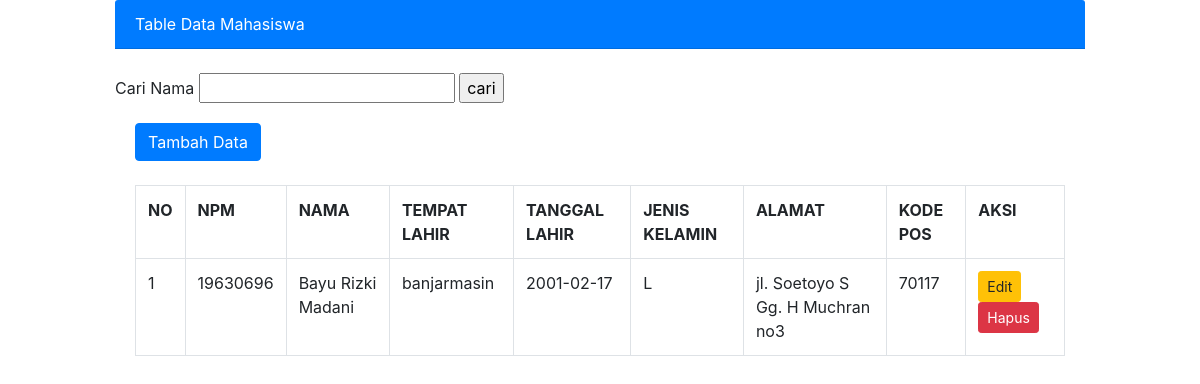
Screenshot of /data_mahasiswa.php?s=Bayu Rizki Madani with the database file from the repository.
### tables this page shows
CREATE TABLE `tblmhs` (
  `npm` varchar(8) NOT NULL,
  `nama` varchar(100) NOT NULL,
  `tempat_lahir` varchar(50) NOT NULL,
  `tanggal_lahir` date NOT NULL,
  `jenis_kelamin` enum('L','P') NOT NULL,
  `alamat` text NOT NULL,
  `kodepos` varchar(5) NOT NULL
);

### data_mahasiswa.php (the view, shortened to what this page needs)
<!DOCTYPE html>
<html lang="en">
<head>
    <link rel="stylesheet" href="css/bootstrap.css">
</head>
<body>
    <div class="container col-md-10">
    <div class="card-header bg-primary text-white">
        Table Data Mahasiswa
    </div>
    <br>
    <form method="GET" action="">
        Cari Nama <input type="text" name="s">
        <input type="submit" value="cari">
    </form>
        <div class="card-body">
            <a href="index.php" class="btn btn-primary">Tambah Data</a>
            <br>
            <br>
            <table class="table table-bordered">
                <tr>
                    <th>NO</th>
                    <th>NPM</th>
                    <th>NAMA</th>
                    <th>TEMPAT LAHIR</th>
                    <th>TANGGAL LAHIR</th>
                    <th>JENIS KELAMIN</th>
                    <th>ALAMAT</th>
                    <th>KODE POS</th>
                    <th>AKSI</th>
                </tr>
            <?php
                include "koneksi.php";
                $no = 1;
                if (isset($_GET['s']))
                {
                    $NAMA = $_GET['s'];
                    $tampil = mysqli_query($koneksi, "SELECT * FROM tblmhs WHERE NAMA LIKE '%$NAMA'");
                }else
                $tampil = mysqli_query($koneksi, "SELECT * FROM tblmhs");
                while ($data = mysqli_fetch_array($tampil))
                {
            ?>
            <tr>
                    <td><?php echo $no++;?> </td>
                    <td><?php echo $data ['npm']?></td>
                    <td><?php echo $data ['nama']?></td>
                    <td><?php echo $data ['tempat_lahir']?></td>
                    <td><?php echo $data ['tanggal_lahir']?></td>
                    <td><?php echo $data ['jenis_kelamin']?></td>
                    <td><?php echo $data ['alamat']?></td>
                    <td><?php echo $data ['kodepos']?></td>
            <td>
                    <a href="edit_data.php?npm=<?php echo $data['npm'];?>" class="btn btn-sm btn-warning">Edit</a>
                    <a href="hapus_data.php?npm=<?php echo $data['npm'];?>" class="btn btn-sm btn-danger">Hapus</a>
            </td>
            </tr>
            <?php } ?>
            </table>
        </div>
    </body>
</html>

### rows the page displays
tblmhs: npm "19630696", nama "Bayu Rizki Madani", tempat_lahir "banjarmasin", tanggal_lahir "2001-02-17", jenis_kelamin "L", alamat "jl. Soetoyo S Gg. H Muchran no3", kodepos "70117"
